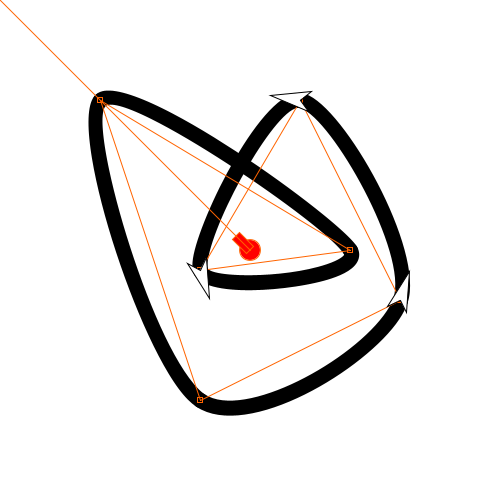
Frame 1 (no input)
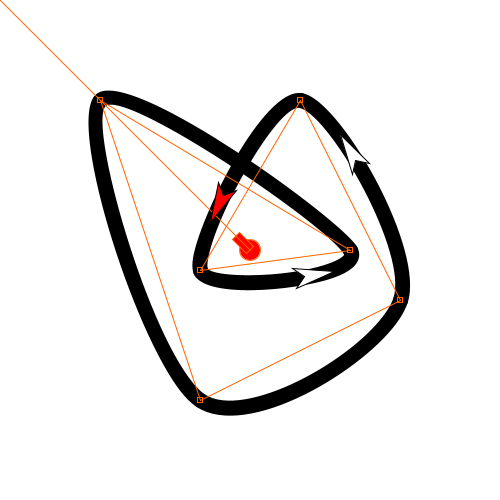
Frame 60 (the mouse pressed at the canvas centre just before this capture)
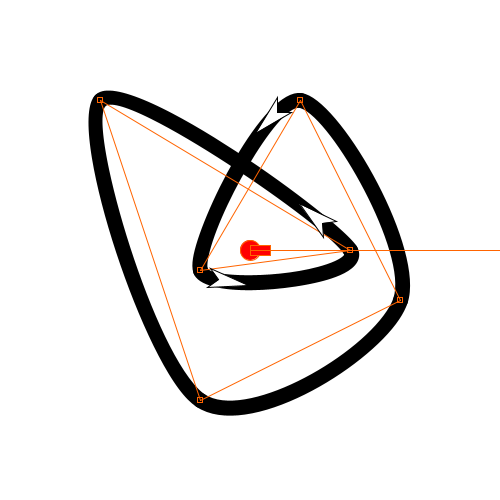
Frame 120 (the mouse held since frame 60 and released just before this capture)

The Processing sketch that drew these frames (run headless with seeded random() and noise(); from frame 60 on, the mouse is pressed at the canvas centre):

// Processing sketch: a3completion
// ── a3completion.pde
/** Global variables **/
Point[] POINTS     = new Point[6];
Arrow[] ARROWS     = new Arrow[3];

/** Setup the processing sketch **/
void setup() {
  size(500, 500);
  frameRate(30);
  POINTS[0] = new Point(100, 100);
  POINTS[1] = new Point(200, 400);
  POINTS[2] = new Point(400, 300);
  POINTS[3] = new Point(300, 100);
  POINTS[4] = new Point(200, 270);
  POINTS[5] = new Point(350, 250);
  ARROWS[0] = new Arrow(1, POINTS.length);
  ARROWS[1] = new Arrow(2, POINTS.length);
  ARROWS[2] = new Arrow(3, POINTS.length);
}


/** Main loop **/
void draw() {
  background(255);
  stroke(0);
  noFill();
  
  drawCurve();
  drawConnectingLines();
  drawLaserPointer();
  
  for (Arrow a : ARROWS) {
    a.draw();
    a.move(0.01);
  }
}

// ── Arrow.pde
/**
 *  Arrow object that goes through the curve. Can be drawn.
 */
class Arrow {
  private int MAX_T;
  private float t;
  private color ARROW_COLOR = color(255, 255, 255);
  private color HIGHLIGHT_COLOR = color(255, 0, 0);
 
  /** Initialse an arrow with the initial parameter t, and maximum t value. **/ 
  public Arrow(float initial_t, int maximum_t) {
     t = initial_t;
     MAX_T = maximum_t;
  }
  
  /** Draws the arrow , and colours it accordingly **/
  public void draw() {
    int curveNumber = (floor(t))%MAX_T;
    int a =  curveNumber;
    int b = (curveNumber+1) % MAX_T;
    int c = (curveNumber+2) % MAX_T;
    int d = (curveNumber+3) % MAX_T;
    float x = curvePoint(POINTS[a].getX(), POINTS[b].getX(), POINTS[c].getX(), POINTS[d].getX(), t % 1);
    float y = curvePoint(POINTS[a].getY(), POINTS[b].getY(), POINTS[c].getY(), POINTS[d].getY(), t % 1);
    float xTangent = curveTangent(POINTS[a].getX(), POINTS[b].getX(), POINTS[c].getX(), POINTS[d].getX(), t % 1);
    float yTangent = curveTangent(POINTS[a].getY(), POINTS[b].getY(), POINTS[c].getY(), POINTS[d].getY(), t % 1);
    float angle = atan2(yTangent, xTangent);
    
    strokeWeight(1);
    stroke(0);
    
    boolean lazered = false; // is it hit by the lazer
    
    float tangentMagnitude = pow(xTangent*xTangent + yTangent*yTangent, 0.5); 
    tangentMagnitude = tangentMagnitude==0 ? 1 : tangentMagnitude;
    
    float x1 = x + xTangent/tangentMagnitude * 30; // the line between the head of the tail, and the back
    float y1 = y + yTangent/tangentMagnitude * 30;
    float x2 = x - xTangent/tangentMagnitude * 10;
    float y2 = y - yTangent/tangentMagnitude * 10;
    
    float x3 = mouseX+(mouseX-width/2); // the line from the center of the screen, to the mouse
    float y3 = mouseY+(mouseY-height/2);
    float x4 = width/2;
    float y4 = height/2;
    
    float A = -(y4-y3); // 
    float B = (x4-x3);
    float C = x3*y4 - y3*x4;
    float s = -(A*x1+B*y1+C) / (A*(x2-x1)+B*(y2-y1));
    
    float xi = (1-s)*x1 +s*x2;
    float yi = (1-s)*y1 +s*y2;
    
    if ((xi-x1)*(x2-xi)>=0 && (yi-y1)*(y2-yi)>=0 && (xi-x3)*(x4-xi)>=0 && (yi-y3)*(y4-yi)>=0)
      lazered = true;
    
    if (lazered) {
      fill(HIGHLIGHT_COLOR);      
    } else {
      fill(ARROW_COLOR);
    }
    
    
    pushMatrix();
    translate(x, y);
    rotate(angle);
    beginShape();
     vertex(0,0);
     vertex(-10,-10);
     vertex(30,0);
     vertex(-10,10);
    endShape(CLOSE);
    popMatrix();
  }
  
  void move(float i) {
    t += i; 
  } 
}

// ── Point.pde
/*
 * A curve point 
 */
class Point {
  private float x;
  private float y;
  private static final float outline_radius = 5;
  
  public Point(float x, float y) {
    this.x = x;
    this.y = y;
  }
  
  public float getX() {
    return this.x;
  }
  
  public float getY() {
    return this.y;
  }
  
  // Draws a rectangle at this x,y point.
  public void draw() {
    strokeWeight(1);
    rect(x-outline_radius/2, y-outline_radius/2, outline_radius, outline_radius);
  }
  
}

// ── support_functions.pde
color   LINE_COLOR = color(255, 100, 0);
int     CURVE_THICKNESS = 15;

/** 
 * Draws lines between the p
 */
void drawConnectingLines() {
  stroke(LINE_COLOR);
  for (Point p: POINTS)
    p.draw();
  
  for (int i=0; i<POINTS.length-1; ++i) {
      line(POINTS[i].getX(), POINTS[i].getY(), POINTS[i+1].getX(), POINTS[i+1].getY());   
  } line(POINTS[0].getX(), POINTS[0].getY(), POINTS[POINTS.length-1].getX(), POINTS[POINTS.length-1].getY());
}


/** 
 * Draws the main curves
 */
void drawCurve() {
  strokeWeight(CURVE_THICKNESS);
  for (int i=0; i<POINTS.length;++i){
    int a = i;
    int b = (i+1) % POINTS.length;
    int c = (i+2) % POINTS.length;
    int d = (i+3) % POINTS.length;
    curve(POINTS[a].getX(),POINTS[a].getY(),POINTS[b].getX(),POINTS[b].getY(),POINTS[c].getX(),POINTS[c].getY(),POINTS[d].getX(),POINTS[d].getY());
  }
}

/**
 *  Draws the laser pointer
 */
void drawLaserPointer() {
   float angle = atan2(mouseY-height/2, mouseX-width/2);
   pushMatrix();
   translate(width/2, height/2);
   rotate(angle);
   fill(255, 0, 0);
   ellipseMode(CENTER);
   ellipse(0, 0, 20, 20);
   rect(0, -5, 20, 10);
   line(0, 0, 400, 0);
   popMatrix();
}
